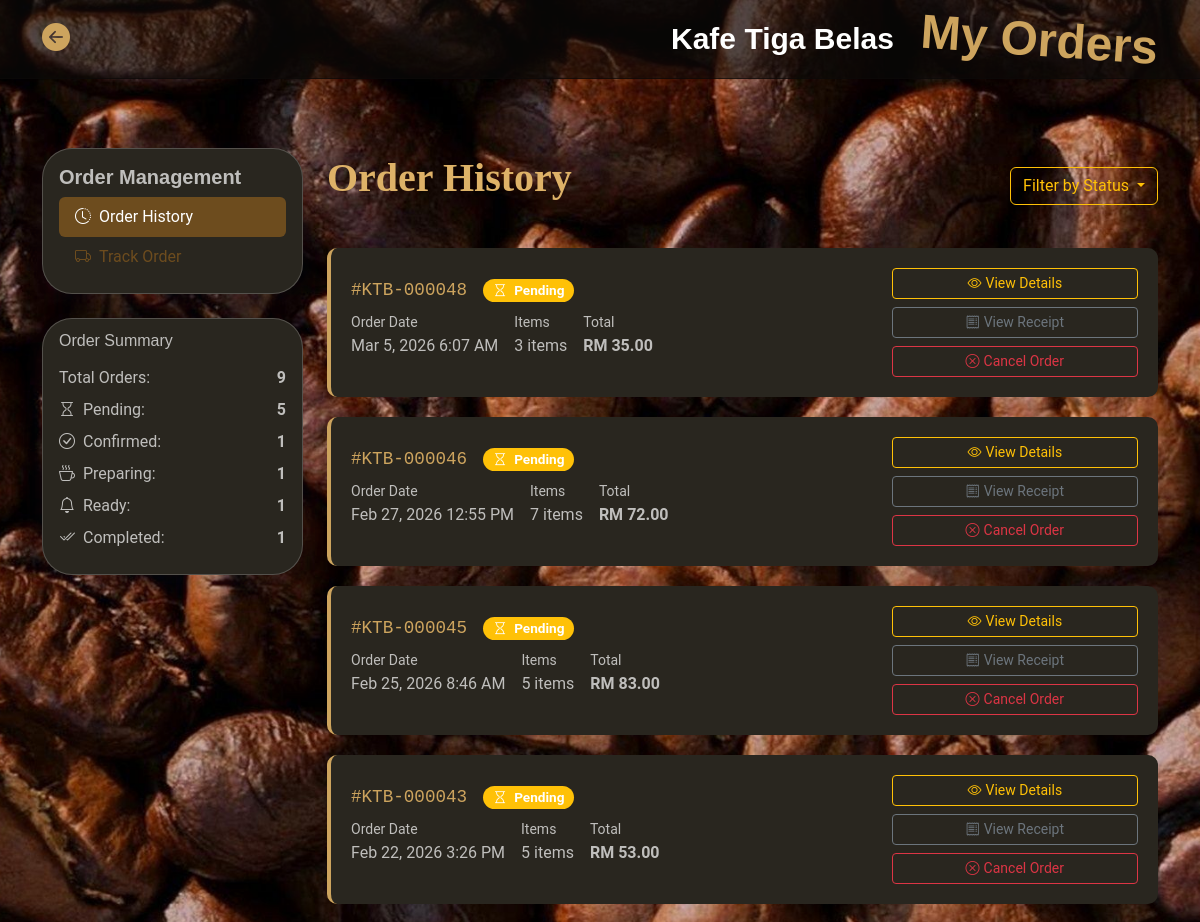
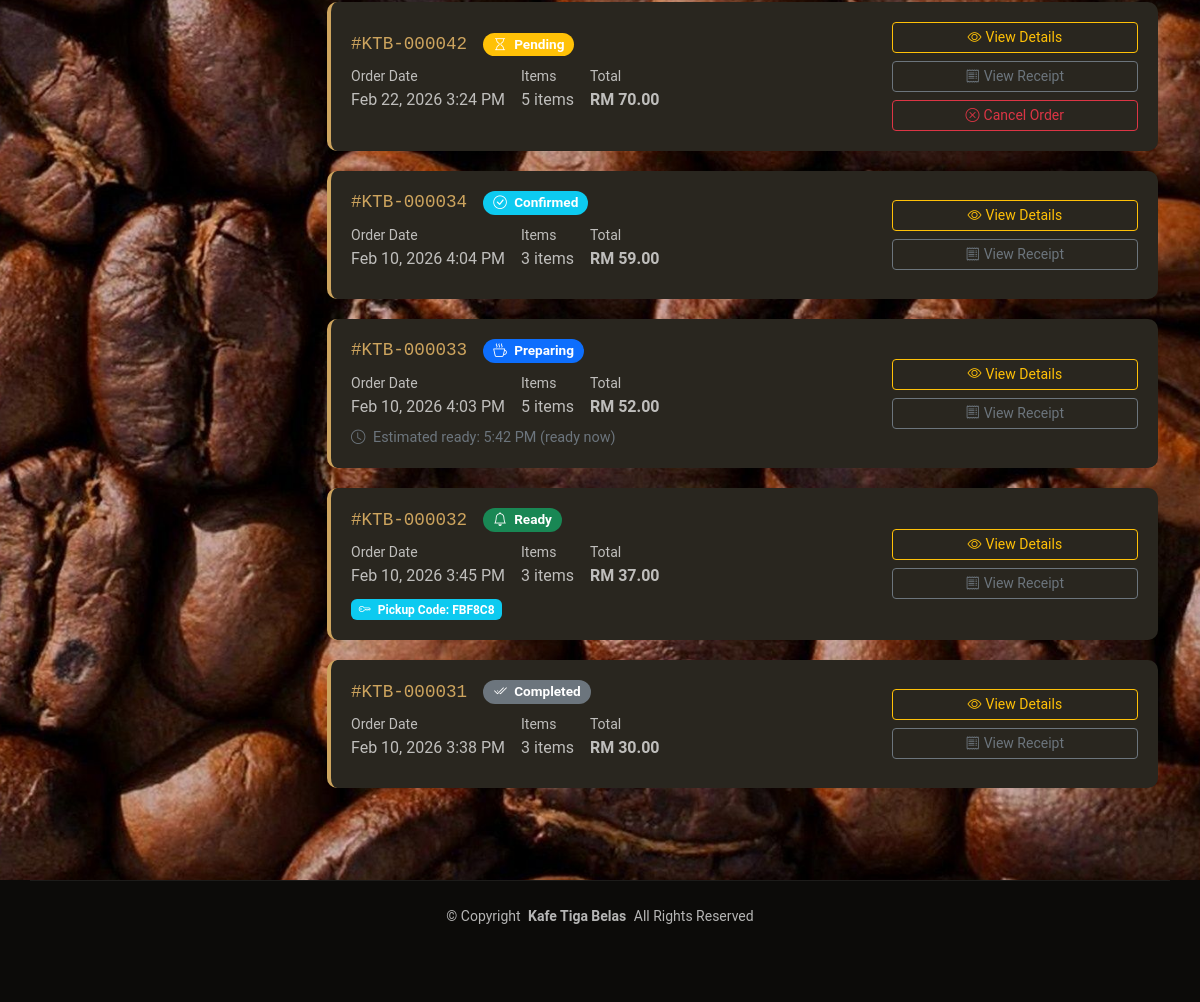
Screenshot of /order_history.php (signed in) with the database file from the repository (2 pictures, top to bottom).
### tables this page shows
CREATE TABLE `orders` (
  `id` int(11) NOT NULL,
  `user_id` int(11) DEFAULT NULL,
  `total_amount` decimal(10,2) NOT NULL,
  `payment_id` varchar(255) NOT NULL,
  `status` varchar(20) DEFAULT 'pending',
  `created_at` timestamp NOT NULL DEFAULT current_timestamp(),
  `updated_at` timestamp NOT NULL DEFAULT current_timestamp() ON UPDATE current_timestamp(),
  `estimated_ready_time` datetime DEFAULT NULL,
  `notes` text DEFAULT NULL,
  `pickup_code` varchar(10) DEFAULT NULL
);

### app/order_functions.php (called while the page is built, shortened)
<?php
function getCustomerOrders($pdo, $user_id, $limit = 10) {
    $limit = (int)$limit;
    $stmt = $pdo->prepare("
        SELECT o.*,
               COUNT(oi.id) as item_count,
               (SELECT status FROM order_status_logs WHERE order_id = o.id ORDER BY created_at DESC LIMIT 1) as current_status
        FROM orders o
        LEFT JOIN order_items oi ON o.id = oi.order_id
        WHERE o.user_id = ?
        GROUP BY o.id
        ORDER BY o.created_at DESC
        LIMIT " . $limit . "
    ");
    $stmt->execute([$user_id]);
    return $stmt->fetchAll(PDO::FETCH_ASSOC);
}
function getOrderStatusDisplay($status) {
    $statuses = [
        'pending' => ['text' => 'Pending', 'class' => 'warning', 'icon' => 'bi-hourglass'],
        'confirmed' => ['text' => 'Confirmed', 'class' => 'info', 'icon' => 'bi-check-circle'],
        'preparing' => ['text' => 'Preparing', 'class' => 'primary', 'icon' => 'bi-cup-hot'],
        'ready' => ['text' => 'Ready', 'class' => 'success', 'icon' => 'bi-bell'],
        'completed' => ['text' => 'Completed', 'class' => 'secondary', 'icon' => 'bi-check2-all'],
        'cancelled' => ['text' => 'Cancelled', 'class' => 'danger', 'icon' => 'bi-x-circle'],
    ];
    return $statuses[$status] ?? ['text' => 'Unknown', 'class' => 'dark', 'icon' => 'bi-question-circle'];
}
?>

### order_history.php (the view, shortened to what this page needs)
<?php
require 'app/db.php';
require 'app/order_functions.php';
$user_id = $_SESSION['user_id'];
$orders = getCustomerOrders($pdo, $user_id, 20);
$page = $_GET['page'] ?? 1;
$limit = 10;
$offset = ($page - 1) * $limit;
$paged_orders = array_slice($orders, $offset, $limit);
?>
<!DOCTYPE html>
<html lang="en">
<head>
    <link href="assets/vendor/bootstrap/css/bootstrap.min.css" rel="stylesheet">
    <link href="assets/vendor/bootstrap-icons/bootstrap-icons.css" rel="stylesheet">
    <link href="assets/css/main.css" rel="stylesheet">
</head>
<body class="index-page">
    <header id="header" class="header fixed-top">
        <div class="branding d-flex align-items-center">
            <div class="container position-relative d-flex align-items-center justify-content-between">
                <a href="index.php" class="d-flex align-items-center">
                    <i class="bi bi-arrow-left-circle-fill fs-3"></i>
                </a>
                <a href="index.php" class="logo d-flex align-items-center me-auto me-xl-0">
                    <h1 class="sitename">Kafe Tiga Belas</h1>
                    <h1 style="font-size: 3em; transform: rotate(4deg); color: var(--accent-color);"
                        class="sitename">&nbsp;&nbsp;My Orders</h1>
                </a>
            </div>
        </div>
    </header>
    <main class="main">
        <div class="container py-5" style="margin-top: 100px;">
            <div class="row">
                <div class="col-lg-3">
                    <div class="card mb-4">
                        <div class="card-body">
                            <h5 class="card-title" style= "font-weight: bolder">Order Management</h5>
                            <ul class="nav nav-pills flex-column">
                                <li class="nav-item">
                                    <a class="nav-link active" href="order_history.php" style = "background-color: #6D4C1E">
                                        <i class="bi bi-clock-history me-2"></i>Order History
                                    </a>
                                </li>
                                <li class="nav-item">
                                    <a class="nav-link" href="order_track.php" style = "color: #6D4C1E">
                                        <i class="bi bi-truck me-2"></i>Track Order
                                    </a>
                                </li>
                            </ul>
                        </div>
                    </div>
                    <div class="card">
                        <div class="card-body">
                            <h6 class="card-subtitle mb-3">Order Summary</h6>
                            <div class="d-flex justify-content-between mb-2">
                                <span>Total Orders:</span>
                                <strong><?php echo count($orders); ?></strong>
                            </div>
                            <?php
                            $status_counts = [];
                            foreach ($orders as $order) {
                                $status = $order['current_status'] ?? 'pending';
                                $status_counts[$status] = ($status_counts[$status] ?? 0) + 1;
                            }
                            ?>
                            <?php foreach ($status_counts as $status => $count): ?>
                            <?php $display = getOrderStatusDisplay($status); ?>
                            <div class="d-flex justify-content-between mb-2">
                                <span>
                                    <i class="bi <?php echo $display['icon']; ?> me-1"></i>
                                    <?php echo $display['text']; ?>:
                                </span>
                                <strong><?php echo $count; ?></strong>
                            </div>
                            <?php endforeach; ?>
                        </div>
                    </div>
                </div>
                <div class="col-lg-9">
                    <div class="d-flex justify-content-between align-items-center mb-4">
                        <p style="font-family: Avantgarde; font-weight:bolder; font-size: 40px; color: #deb268ff ">Order History</p>
                        <div class="btn-group">
                            <button type="button" class="btn btn-outline-primary dropdown-toggle" data-bs-toggle="dropdown"
                            style="--bs-btn-color: #FFC107;
                                    --bs-btn-border-color: #FFC107;
                                    --bs-btn-hover-color: #212529;
                                    --bs-btn-hover-bg: #ffca2c;
                                    --bs-btn-hover-border-color: #ffca2c;
                                    --bs-btn-active-color: #212529;
                                    --bs-btn-active-bg: #CDA45E;
                                    --bs-btn-active-border-color: #CDA45E;
                                   --bs-btn-focus-shadow-rgb: 205, 164, 94;">
                                Filter by Status
                            </button>
                        </div>
                    </div>
                    <?php if (empty($paged_orders)): ?>
                        <div class="empty-state">
                            <i class="bi bi-cart display-1 opacity-25 mb-3"></i>
                            <h3>No Orders Yet</h3>
                            <p class="mb-4">You haven't placed any orders yet. Start by exploring our menu!</p>
                            <a href="menu.php" class="btn btn-primary">
                                <i class="bi bi-cup-hot me-2"></i>Browse Menu
                            </a>
                        </div>
                    <?php else: ?>
                        <?php foreach ($paged_orders as $order): ?>
                        <?php
                        $order_status = $order['current_status'] ?? 'pending';
                        $status_display = getOrderStatusDisplay($order_status);
                        ?>
                        <div class="order-card">
                            <div class="row align-items-center">
                                <div class="col-md-8">
                                    <div class="d-flex align-items-center mb-2">
                                        <h5 class="order-number mb-0 me-3">
                                            #KTB-<?php echo str_pad($order['id'], 6, '0', STR_PAD_LEFT); ?>
                                        </h5>
                                        <span class="badge bg-<?php echo $status_display['class']; ?> status-badge">
                                            <i class="bi <?php echo $status_display['icon']; ?> me-1"></i>
                                            <?php echo $status_display['text']; ?>
                                        </span>
                                    </div>
                                    <div class="d-flex flex-wrap gap-3 mb-2">
                                        <div>
                                            <small>Order Date</small>
                                            <div><?php echo date('M j, Y g:i A', strtotime($order['created_at'])); ?></div>
                                        </div>
                                        <div>
                                            <small>Items</small>
                                            <div><?php echo $order['item_count']; ?> items</div>
                                        </div>
                                        <div>
                                            <small>Total</small>
                                            <div class="fw-bold">RM <?php echo number_format($order['total_amount'], 2); ?></div>
                                        </div>
                                    </div>
                                    <?php if ($order['estimated_ready_time']): ?>
                                    <div class="time-remaining">
                                        <i class="bi bi-clock me-1"></i>
                                        Estimated ready:
                                        <?php echo date('g:i A', strtotime($order['estimated_ready_time'])); ?>
                                        (<?php echo time_ago($order['estimated_ready_time']); ?>)
                                    </div>
                                    <?php endif; ?>
                                    <?php if ($order['pickup_code']): ?>
                                    <div class="mt-2">
                                        <span class="badge bg-info">
                                            <i class="bi bi-key me-1"></i>
                                            Pickup Code: <?php echo $order['pickup_code']; ?>
                                        </span>
                                    </div>
                                    <?php endif; ?>
                                </div>
                                <div class="col-md-4 text-end">
                                    <div class="d-flex flex-column gap-2">
                                        <a href="order_details.php?order_id=<?php echo $order['id']; ?>"
                                           class="btn btn-outline-primary btn-sm"
                                           style="--bs-btn-color: #FFC107;
                                                --bs-btn-border-color: #FFC107;
                                                --bs-btn-hover-color: #212529;
                                                --bs-btn-hover-bg: #ffca2c;
                                                --bs-btn-hover-border-color: #ffca2c;
                                                --bs-btn-active-color: #212529;
                                                --bs-btn-active-bg: #CDA45E;
                                                --bs-btn-active-border-color: #CDA45E;
          -                                     --bs-btn-focus-shadow-rgb: 205, 164, 94;">
                                            <i class="bi bi-eye me-1"></i>View Details
                                        </a>
                                        <a href="receipt.php?order_id=<?php echo $order['id']; ?>"
                                           class="btn btn-outline-secondary btn-sm">
                                            <i class="bi bi-receipt me-1"></i>View Receipt
                                        </a>
                                        <?php if ($order_status === 'pending'): ?>
                                        <button class="btn btn-outline-danger btn-sm"
                                                onclick="cancelOrder(<?php echo $order['id']; ?>)">
                                            <i class="bi bi-x-circle me-1"></i>Cancel Order
                                        </button>
                                        <?php endif; ?>
                                    </div>
                                </div>
                            </div>
                        </div>
                        <?php endforeach; ?>
                    <?php endif; ?>
                </div>
            </div>
        </div>
    </main>
    <footer id="footer" class="footer">
        <div class="container copyright text-center mt-4">
            <p>© <span>Copyright</span> <strong class="px-1 sitename">Kafe Tiga Belas</strong> <span>All Rights Reserved</span></p>
        </div>
    </footer>
</body>
</html>
<?php
function time_ago($datetime) {
    $time = strtotime($datetime);
    $now = time();
    $diff = $time - $now;
    if ($diff < 0) return 'ready now';
}
?>

### assets/css/main.css (style rules this page uses)
:root { --default-font: "Roboto", system-ui, -apple-system, "Segoe UI", Roboto, "Helvetica Neue", Arial, "Noto Sans", "Liberation Sans", sans-serif, "Apple Color Emoji", "Segoe UI Emoji", "Segoe UI Symbol", "Noto Color Emoji"; --heading-font: "Playfair Display", sans-serif; --nav-font: "Poppins", sans-serif; }
:root { --background-color: #0c0b09; --default-color: rgba(255, 255, 255, 0.7); --heading-color: #ffffff; --accent-color: #cda45e; --surface-color: #29261f; --contrast-color: #0c0b09; }
:root { --nav-color: #ffffff; --nav-hover-color: #cda45e; --nav-mobile-background-color: #29261f; --nav-dropdown-background-color: #29261f; --nav-dropdown-color: #ffffff; --nav-dropdown-hover-color: #cda45e; }
:root { scroll-behavior: smooth; }
body { color: var(--default-color); background-color: var(--background-color); font-family: var(--default-font); }
a { color: var(--accent-color); text-decoration: none; transition: 0.3s; }
h1, h2, h3, h4, h5, h6 { color: var(--heading-color); font-family: var(--heading-font); }
.header { --background-color: rgba(12, 11, 9, 0.61); color: var(--default-color); transition: all 0.5s; z-index: 997; }
.header .branding { background-color: var(--background-color); min-height: 60px; padding: 10px 0; transition: 0.3s; border-bottom: 1px solid var(--background-color); }
.header .logo { line-height: 1; }
.header .logo h1 { font-size: 30px; margin: 0; font-weight: 700; color: var(--heading-color); }
.footer { color: var(--default-color); background-color: var(--background-color); font-size: 14px; padding-bottom: 50px; position: relative; }
.footer .copyright { padding-top: 25px; padding-bottom: 25px; border-top: 1px solid color-mix(in srgb, var(--default-color), transparent 90%); }
.footer .copyright p { margin-bottom: 0; }
.nav { background: var(--surface-color); }
.card { background: var(--surface-color); color: var(--default-color) }
.order-card { background: var(--surface-color); border-radius: 10px; padding: 20px; margin-bottom: 20px; border-left: 4px solid var(--accent-color); transition: transform 0.2s; }
.status-badge { font-size: 0.85em; padding: 5px 10px; border-radius: 20px; }
.order-number { font-family: monospace; font-size: 1.1em; color: var(--accent-color); }
.time-remaining { font-size: 0.9em; color: #6c757d; }

### order_history.php (style rules this page uses)
body { background-image:url('assets/img/bg2.jpg'); background-size: cover; background-position: center; background-repeat: no-repeat; background-attachment: fixed; }
.card { background: #29261F; backdrop-filter: blur(20px); border: 1px solid rgba(255, 255, 255, 0.2); border-radius: 30px; box-shadow: 0 8px 32px 0 rgba(58, 61, 104, 0.1); }

### rows the page displays
orders: id "000048", text "Pending", created_at "Mar 5, 2026 6:07 AM", item_count "3", total_amount "35.00"
orders: id "000046", text "Pending", created_at "Feb 27, 2026 12:55 PM", item_count "7", total_amount "72.00"
orders: id "000045", text "Pending", created_at "Feb 25, 2026 8:46 AM", item_count "5", total_amount "83.00"
orders: id "000043", text "Pending", created_at "Feb 22, 2026 3:26 PM", item_count "5", total_amount "53.00"
orders: id "000042", text "Pending", created_at "Feb 22, 2026 3:24 PM", item_count "5", total_amount "70.00"
orders: id "000034", text "Confirmed", created_at "Feb 10, 2026 4:04 PM", item_count "3", total_amount "59.00"
orders: id "000033", text "Preparing", created_at "Feb 10, 2026 4:03 PM", item_count "5", total_amount "52.00", estimated_ready_time "5:42 PM", estimated_ready_time "ready now"
orders: id "000032", text "Ready", created_at "Feb 10, 2026 3:45 PM", item_count "3", total_amount "37.00", pickup_code "FBF8C8"
orders: id "000031", text "Completed", created_at "Feb 10, 2026 3:38 PM", item_count "3", total_amount "30.00"

### other values shown
count($orders) "9"
$display['text'] "Pending"
$count "5"
$display['text'] "Confirmed"
$count "1"
$display['text'] "Preparing"
$display['text'] "Ready"
$display['text'] "Completed"
